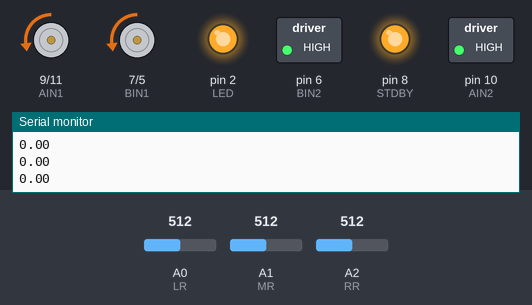
Recording of a sketch running on a simulated Arduino Uno, built with avr-gcc and run on an emulated ATmega328P. On the bench: direction and speed pins drawn as motors (green arrow = direction pin HIGH = forward, orange = LOW = backward, longer = more drive), switched loads named in the sketch (green lamp = pin HIGH), output pins drawn as LEDs (lit = HIGH), the last lines printed to the serial monitor. Inputs (shaded band) come from the test bench; at power-on: A0 (LR) = 512, A2 (RR) = 512, A1 (MR) = 512.

Above: at 1.2 s.
1.3 s: A0 (LR) set to 585
At 2.1 s:
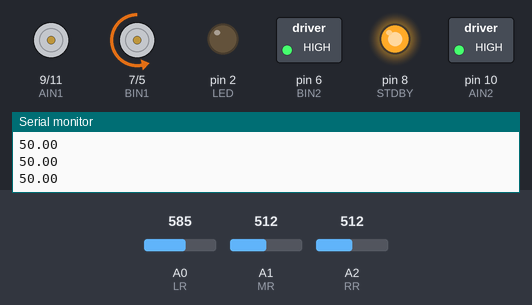
2.8 s: A2 (RR) set to 536
4.3 s: A2 (RR) set to 566
At 5.5 s:
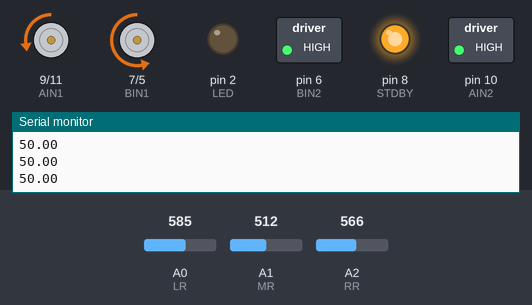
5.8 s: A0 (LR) set to 574
At 6.8 s:
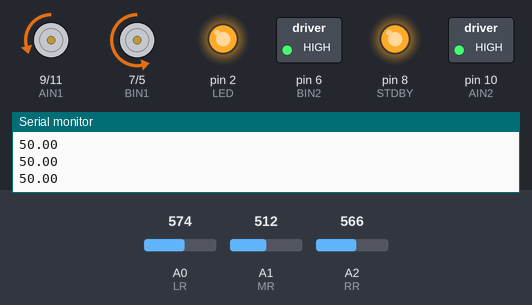
7.3 s: A2 (RR) set to 585
At 10.07 s:
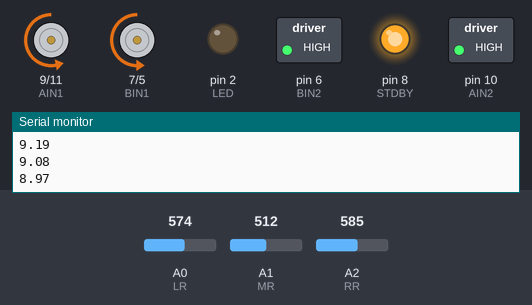
10.3 s: A0 (LR) set to 511
Timing chart, 0 to 12.8 s (numbered marks = the images above; inputs shaded):
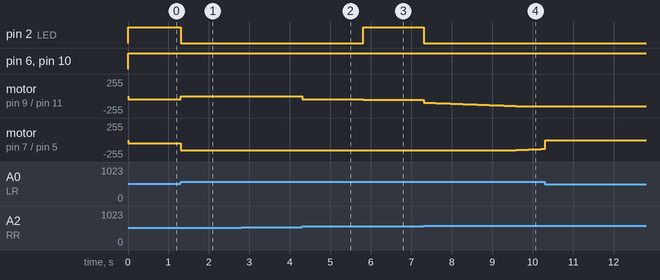

The sketch:

WORKS_A_Little.ino
```cpp
// Pololu #713 motor driver pin assignments
const int PWMA=11; // Pololu drive A
const int AIN2=10;
const int AIN1 =9;
const int STDBY=8;
const int BIN1 =7; // Pololu drive B
const int BIN2 =6;
const int PWMB =5;

const int LR = A0;
const int MR = A1;
const int RR = A2;

float left;
float middle;
float right;

float Kp = 2;
float Ki = 1.5;
float integral = 0;
float Kd = .1;
float derivative = 0;;
float previous_error = 0;
float control_value = 0;

float speedL = 50;
float speedR = 50;

int tol = 65;

int speed_min = 10;
int max_speed = 150;

int threshold = 575;
int LED = 2;

void setup(){
  pinMode(PWMA , OUTPUT);
  pinMode(AIN1 , OUTPUT);
  pinMode(AIN2 , OUTPUT);
  pinMode(BIN1 , OUTPUT);
  pinMode(BIN2 , OUTPUT);
  pinMode(PWMB , OUTPUT);
  pinMode(STDBY , OUTPUT);
  digitalWrite(STDBY , HIGH);

  pinMode(LR, INPUT);
  pinMode(MR, INPUT);
  pinMode(RR, INPUT);
  pinMode(LED, OUTPUT);

  Serial.begin(9600);
}

void loop(){
  steer();
  drive(speedL, speedR);
  check_gap();
}


void motorWrite(int spd, int pin_IN1 , int pin_IN2 , int pin_PWM){
  if (spd < 0){
    digitalWrite(pin_IN1 , HIGH); // go one way
    digitalWrite(pin_IN2 , LOW);
  }
  else{
    digitalWrite(pin_IN1 , LOW); // go the other way
    digitalWrite(pin_IN2 , HIGH);
  }

  analogWrite(pin_PWM , abs(spd));
}

void drive(int speedL, int speedR){
  //Takes both speed inputs and passes them to the motorWrite function with correct parameters assuming drive A is hooked to the left motor.
  motorWrite(speedL, AIN1, AIN2, PWMA);
  motorWrite(speedR, BIN1, BIN2, PWMB);
}

float read_data(){
  left = analogRead(LR);
  middle = analogRead(MR);
  right = analogRead(RR);
  // Serial.print(left);
  // Serial.print(", ");
  // Serial.print(middle);
  // Serial.print(", ");
  // Serial.println(right);
}


void steer(){
  read_data();
  float error = left-right;
  // computing PID
  integral = integral + .01*error;
  derivative = error-previous_error ;
  integral = constrain(integral,-50,50);
  Serial.println(integral);

  control_value = Kp*error + Ki*integral + Kd*derivative;
  control_value = constrain(control_value, -max_speed, max_speed);


  if (control_value < 0){
    //turn right
    speedL = max_speed;
    speedR = max_speed + control_value;
  }
  if (control_value > 0){
    //turn left
    speedL = max_speed - control_value;
    speedR = max_speed;
  }

  speedL = constrain(speedL,-max_speed,max_speed);
  speedR = constrain(speedR,-max_speed,max_speed);


}


void check_gap(){
  if ((left < threshold) && (middle < threshold) && (right < threshold)){
    digitalWrite(LED, HIGH);
  }
  else
    digitalWrite(LED, LOW);
}
```

Measured:
- the behaviour switches between 549 and 550 on A2 (RR) (found by bisection; images 1 and 2)
- the behaviour switches between 575 and 574 on A0 (LR) (found by bisection; images 2 and 3)
- after the input at 1.3 s, pin 2 (LED): HIGH → LOW at once; motor on pin 9 (AIN1) / pin 11 (PWMA): backward 50/255 → stopped at once; motor on pin 7 (BIN1) / pin 5 (PWMB): backward 50/255 → backward 150/255 at once
- after the input at 4.3 s, motor on pin 9 (AIN1) / pin 11 (PWMA): stopped → backward 50/255 at once
- after the input at 5.8 s, pin 2 (LED): LOW → HIGH at once; motor on pin 9 (AIN1) / pin 11 (PWMA): backward 50/255 → backward 58/255 at once
- after the input at 7.3 s, pin 2 (LED): HIGH → LOW at once; motor on pin 9 (AIN1) / pin 11 (PWMA): moves from backward 58/255 to backward 150/255 over 2.3 s, starting at once; motor on pin 7 (BIN1) / pin 5 (PWMB): moves from backward 150/255 to backward 132/255 over 0.69 s, starting after 2.3 s
